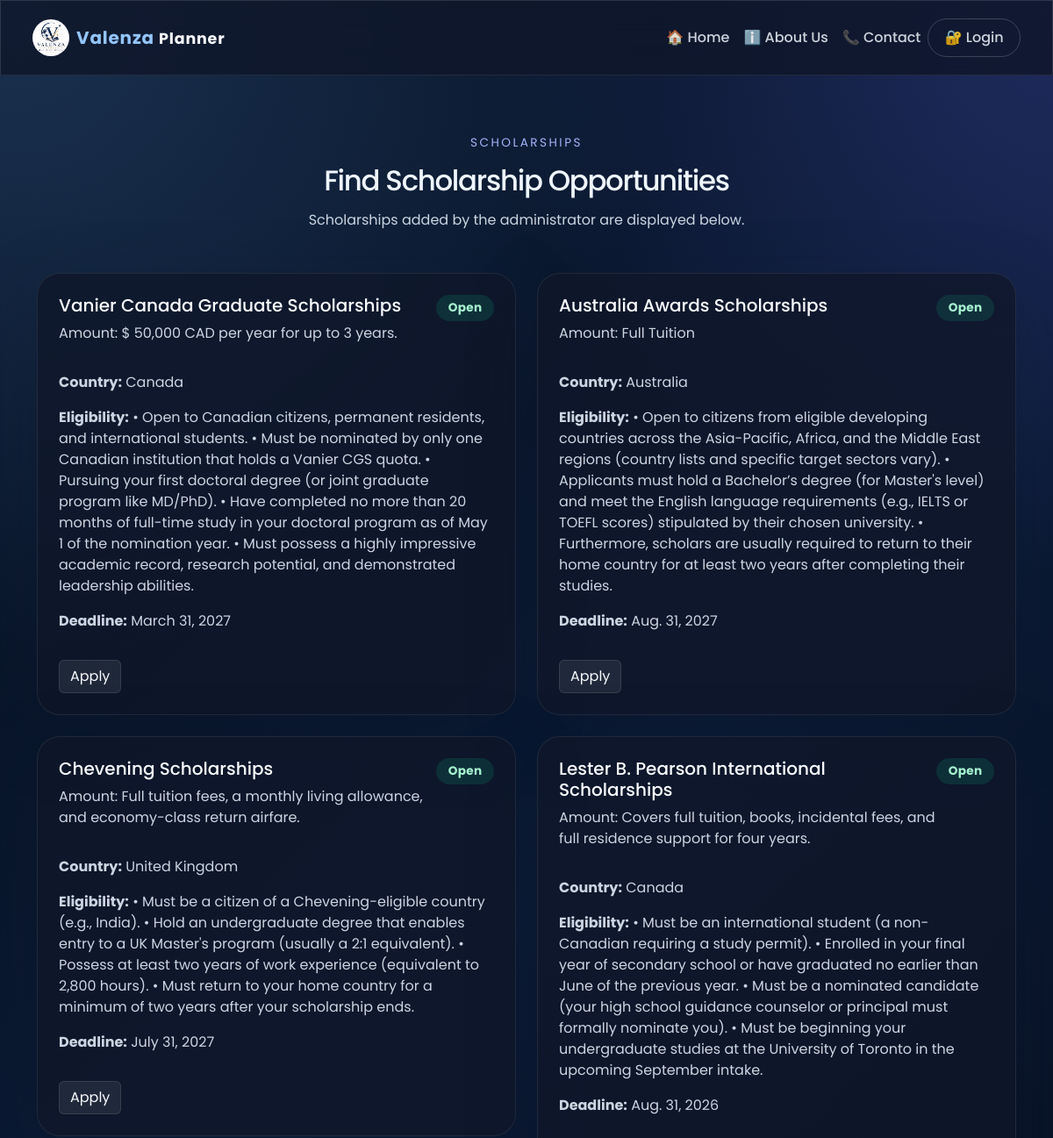
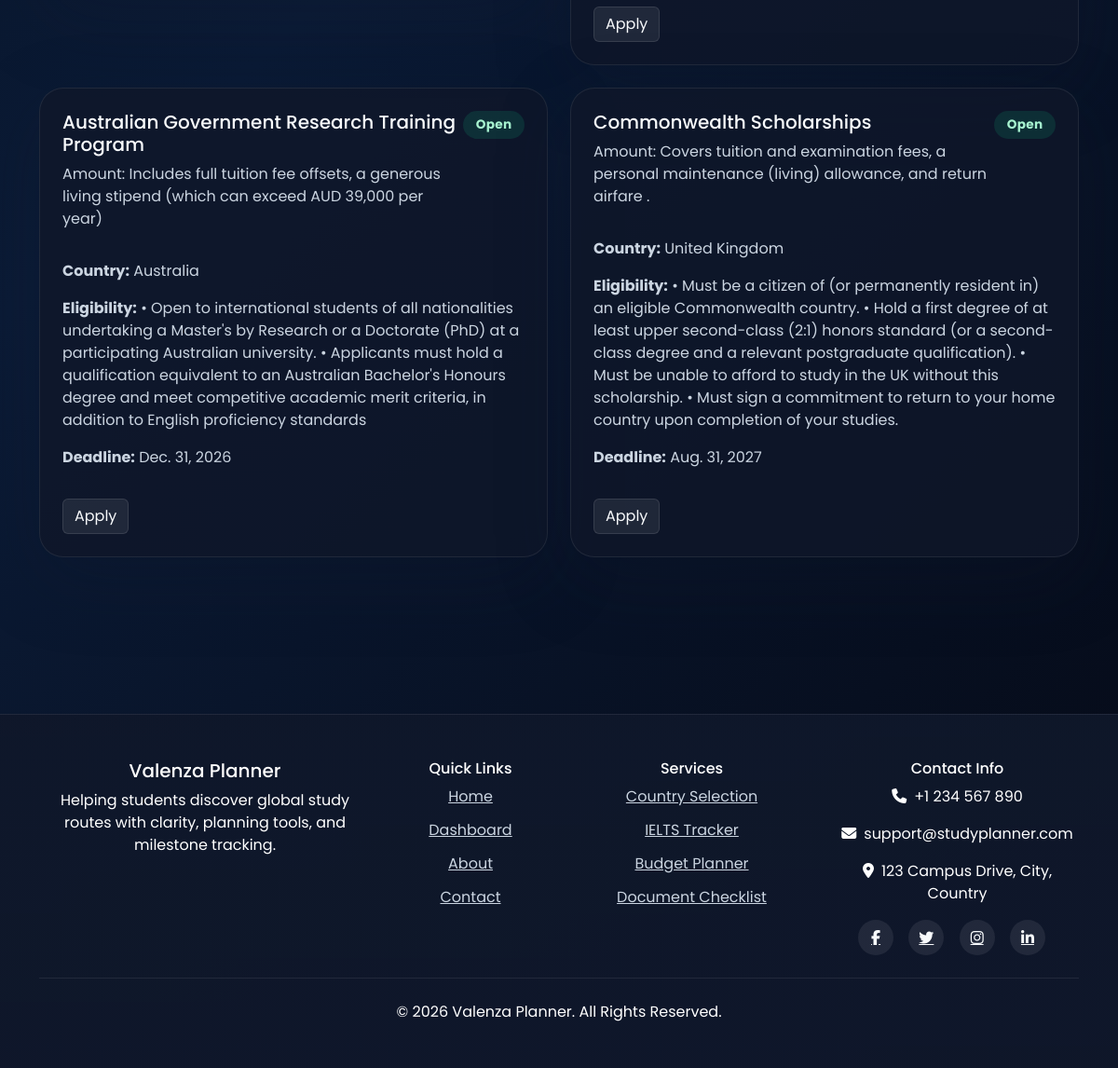
Screenshot of /scholarship-dashboard/ with the database file from the repository (2 pictures, top to bottom).
### students/models.py (models this page shows, shortened)
class Scholarship(models.Model):
    country = models.ForeignKey(Country, on_delete=models.CASCADE)
    scholarship_name = models.CharField(max_length=100)
    amount = models.CharField(max_length=100)
    eligibility = models.TextField()
    deadline = models.DateField()

class Country(models.Model):
    country_name = models.CharField(max_length=100)
    flag = models.URLField(blank=True, null=True)
    tuition_fee = models.DecimalField(max_digits=10, decimal_places=2)
    living_cost = models.DecimalField(max_digits=10, decimal_places=2)
    ielts_requirement = models.DecimalField(max_digits=3, decimal_places=1)
    class Meta:
        verbose_name_plural = "Countries"

### students/views.py (the view)
# urls.py: path('scholarship-dashboard/', views.scholarship_dashboard, name='scholarship_dashboard'),
def scholarship_dashboard(request):
    scholarships = Scholarship.objects.all()
    return render(request, 'scholarship/scholarship_list.html', {
        'scholarships': scholarships
    })

### students/templates/scholarship/scholarship_list.html (shortened to what this page needs)
{% extends 'base.html' %}
{% block content %}
<section class="section-padding">
    <div class="container">
        <div class="section-heading text-center mb-5">
            <span class="eyebrow">Scholarships</span>
            <h2 class="section-title">Find Scholarship Opportunities</h2>
            <p class="text-muted">
                Scholarships added by the administrator are displayed below.
            </p>
        </div>
        <div class="row g-4">
            {% for scholarship in scholarships %}
            <div class="col-md-6">
                <div class="scholarship-card p-4 shadow-soft">
                    <div class="d-flex justify-content-between align-items-start mb-3">
                        <div>
                            <h5>{{ scholarship.scholarship_name }}</h5>
                            <p class="text-muted">
                                Amount: {{ scholarship.amount }}
                            </p>
                        </div>
                        <span class="badge badge-status">
                            Open
                        </span>
                    </div>
                    <p class="text-muted">
                        <strong>Country:</strong>
                        {{ scholarship.country.country_name }}
                    </p>
                    <p class="text-muted">
                        <strong>Eligibility:</strong>
                        {{ scholarship.eligibility }}
                    </p>
                    <p class="text-muted">
                        <strong>Deadline:</strong>
                        {{ scholarship.deadline }}
                    </p>
                    <a href="#" class="btn btn-secondary mt-3">
                        Apply
                    </a>
                </div>
            </div>
            {% empty %}
            <div class="col-12 text-center">
                <h4>No Scholarships Available</h4>
            </div>
            {% endfor %}
        </div>
    </div>
</section>
{% endblock %}

### students/static/css/style.css (style rules this page uses)
* { margin: 0; padding: 0; box-sizing: border-box; }
html { scroll-behavior: smooth; }
body { font-family: 'Poppins', sans-serif; background: radial-gradient(circle at top left, rgba(96, 165, 250, 0.22), transparent 28%), radial-gradient(circle at top right, rgba(99, 102, 241, 0.24), transparent 24%), linear-gradient(135deg, #071120 0%, #0b1b36 45%, #050915 100%); color: #eef2ff; }
.section-padding { padding: 4rem 0; }
.shadow-soft { box-shadow: 0 24px 80px rgba(15, 23, 42, 0.25); }
.eyebrow { display: inline-block; font-size: 0.85rem; letter-spacing: 0.18em; text-transform: uppercase; color: #a5b4fc; margin-bottom: 1rem; }
.section-title { font-size: clamp(2rem, 2.7vw, 3rem); line-height: 1.05; letter-spacing: -0.04em; margin-bottom: 1rem; color: #eff6ff; }
.section-heading p, .section-heading ul, .testimonial-author, .metric-card p, .quick-card p, .auth-visual p { color: #cbd5e1; }
.text-muted { color: #cbd5e1 !important; }
a { color: #a5b4fc; }
.hero-highlights .stat-card, .feature-card, .metric-card, .testimonial-card, .about-card, .auth-card, .auth-visual, .quick-card, .welcome-card, .stats-card, .dashboard-badge, .checklist-card, .timeline-step, .university-card, .scholarship-card, .country-info-card, .misc-card { background: rgba(15, 23, 42, 0.8); border: 1px solid rgba(255, 255, 255, 0.08); border-radius: 26px; padding: 2rem; color: #e2e8f0; }
.hero-highlights .stat-card h3, .metric-card h3, .dashboard-badge span, .dashboard-badge p, .quick-card h5, .feature-card h5, .about-card h5, .testimonial-author strong, .checklist-card h5, .university-card h5, .scholarship-card h5, .country-info-card h3 { color: #f8fafc; }
.feature-card, .quick-card, .about-card, .university-card, .scholarship-card, .country-card, .checklist-card, .country-info-card { transition: transform 0.3s ease, border-color 0.3s ease, box-shadow 0.3s ease; }
.status-badge, .badge-status { display: inline-flex; padding: 0.5rem 0.85rem; border-radius: 999px; font-size: 0.85rem; letter-spacing: 0.02em; }
.badge-status { background: rgba(16, 185, 129, 0.15); color: #a7f3d0; }
.application-step, .country-card, .scholarship-card, .university-card, .currency-card, .checklist-card, .country-info-card { overflow: hidden; }
.btn-secondary { background: rgba(255, 255, 255, 0.08); color: #f8fafc; border: 1px solid rgba(255, 255, 255, 0.1); }

### rows the page displays
Scholarship: scholarship_name "Vanier Canada Graduate Scholarships", amount "$ 50,000 CAD per year for up to 3 years.", country.country_name "Canada", eligibility "• Open to Canadian citizens, permanent residents, and international students. • Must be nominated by only one Canadian institution that holds a Vanier CGS quota. • Pursuing your first doctoral degree (or joint graduate program like MD/PhD). • Have completed no more than 20 months of full-time study in your doctoral program as of May 1 of the nomination year. • Must possess a highly impressive academic record, research potential, and demonstrated leadership abilities.", deadline "March 31, 2027"
Scholarship: scholarship_name "Australia Awards Scholarships", amount "Full Tuition", country.country_name "Australia", eligibility "• Open to citizens from eligible developing countries across the Asia-Pacific, Africa, and the Middle East regions (country lists and specific target sectors vary). • Applicants must hold a Bachelor’s degree (for Master's level) and meet the English language requirements (e.g., IELTS or TOEFL scores) stipulated by their chosen university. • Furthermore, scholars are usually required to return to their home country for at least two years after completing their studies.", deadline "Aug. 31, 2027"
Scholarship: scholarship_name "Chevening Scholarships", amount "Full tuition fees, a monthly living allowance, and economy-class return airfare.", country.country_name "United Kingdom", eligibility "• Must be a citizen of a Chevening-eligible country (e.g., India). • Hold an undergraduate degree that enables entry to a UK Master's program (usually a 2:1 equivalent). • Possess at least two years of work experience (equivalent to 2,800 hours). • Must return to your home country for a minimum of two years after your scholarship ends.", deadline "July 31, 2027"
Scholarship: scholarship_name "Lester B. Pearson International Scholarships", amount "Covers full tuition, books, incidental fees, and full residence support for four years.", country.country_name "Canada", eligibility "• Must be an international student (a non-Canadian requiring a study permit). • Enrolled in your final year of secondary school or have graduated no earlier than June of the previous year. • Must be a nominated candidate (your high school guidance counselor or principal must formally nominate you). • Must be beginning your undergraduate studies at the University of Toronto in the upcoming September intake.", deadline "Aug. 31, 2026"
Scholarship: scholarship_name "Australian Government Research Training Program", amount "Includes full tuition fee offsets, a generous living stipend (which can exceed AUD 39,000 per year)", country.country_name "Australia", eligibility "• Open to international students of all nationalities undertaking a Master's by Research or a Doctorate (PhD) at a participating Australian university. • Applicants must hold a qualification equivalent to an Australian Bachelor's Honours degree and meet competitive academic merit criteria, in addition to English proficiency standards", deadline "Dec. 31, 2026"
Scholarship: scholarship_name "Commonwealth Scholarships", amount "Covers tuition and examination fees, a personal maintenance (living) allowance, and return airfare .", country.country_name "United Kingdom", eligibility "• Must be a citizen of (or permanently resident in) an eligible Commonwealth country. • Hold a first degree of at least upper second-class (2:1) honors standard (or a second-class degree and a relevant postgraduate qualification). • Must be unable to afford to study in the UK without this scholarship. • Must sign a commitment to return to your home country upon completion of your studies.", deadline "Aug. 31, 2027"
